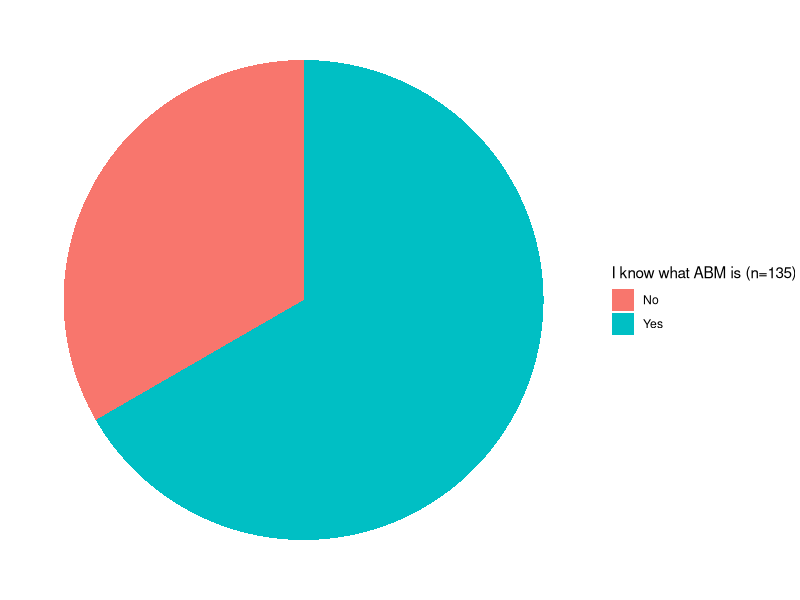
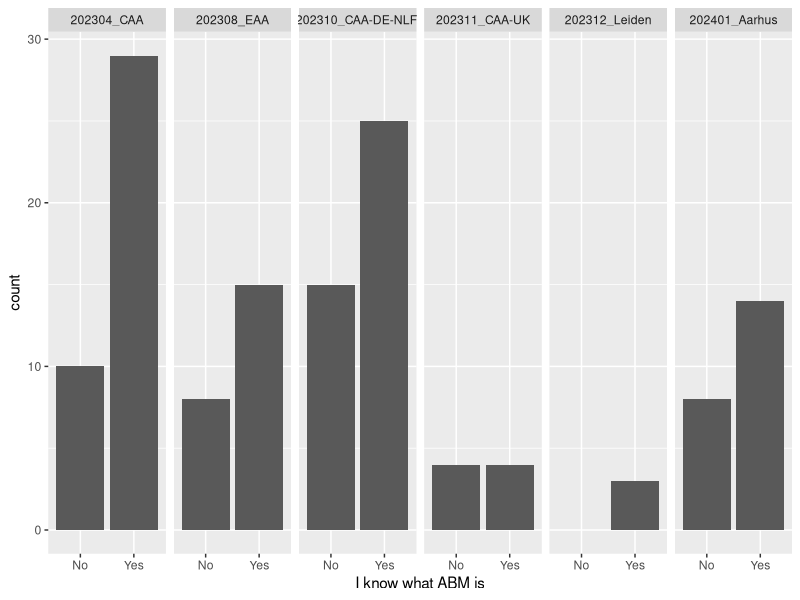
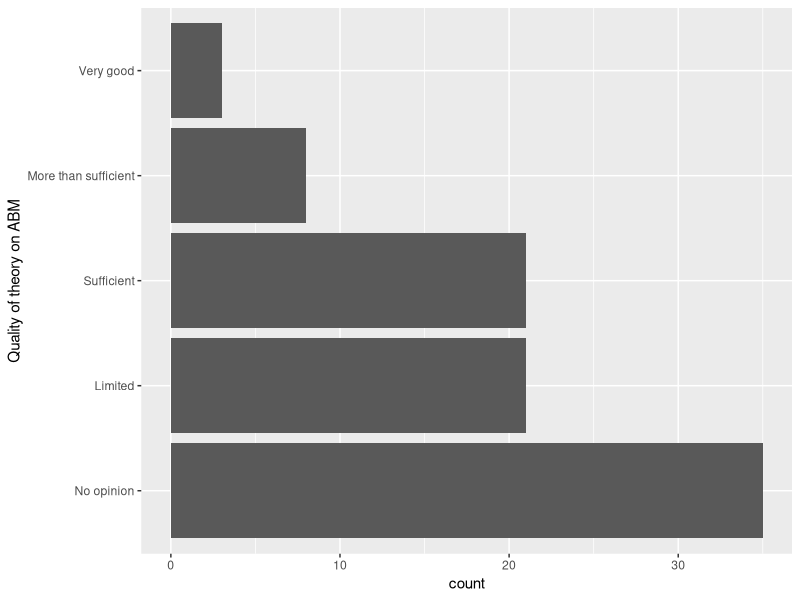
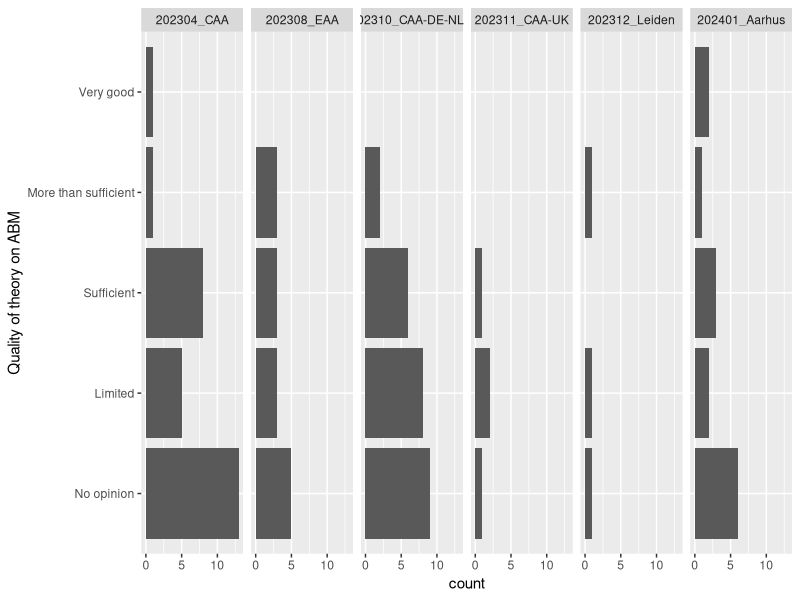
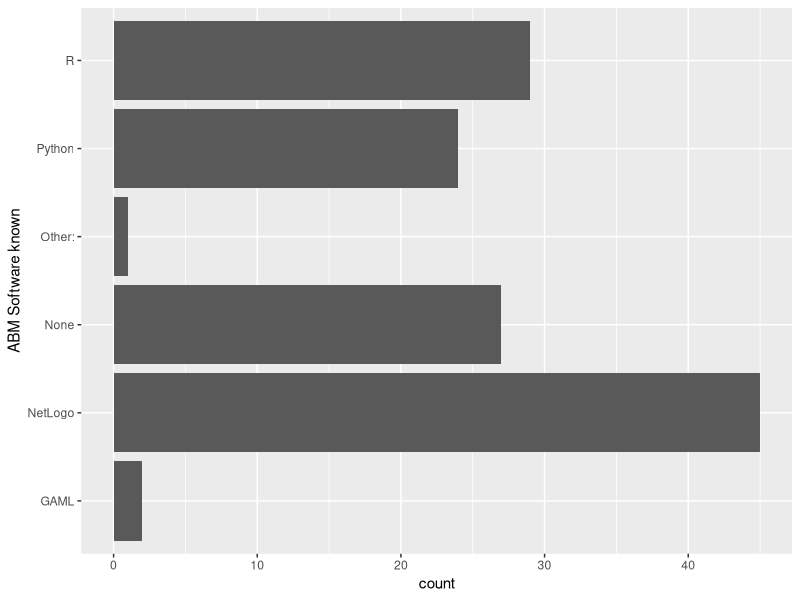
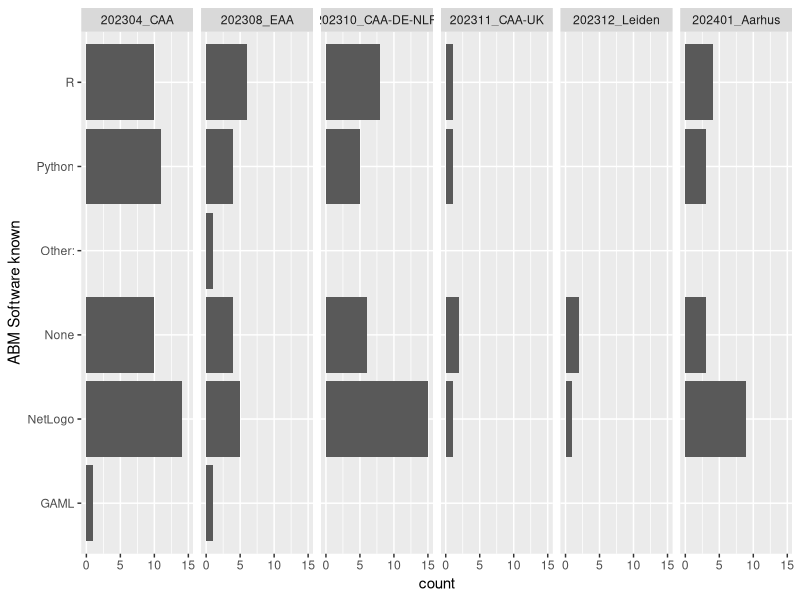
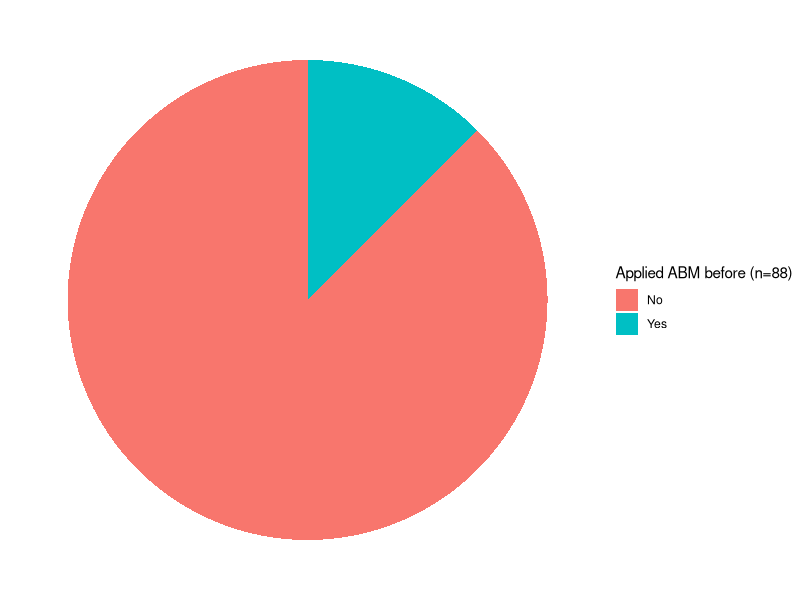
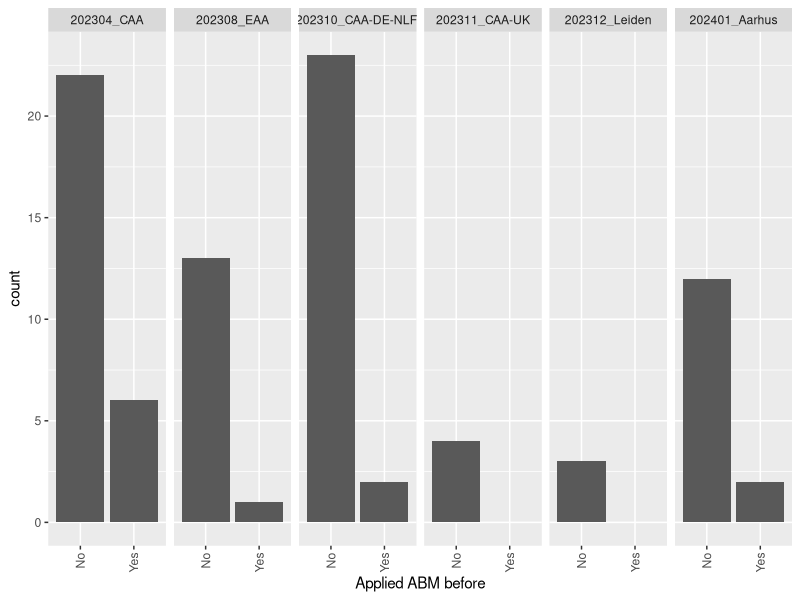

Source code (R) for these figures, in order:
library(tidyverse)

CAA_202304 <- read.csv("data/CAA_202304.csv")
CAA_202304$Workshop <- "202304_CAA"
EAA_202308 <- read.csv("data/EAA_202308.csv")
EAA_202308$Workshop <- "202308_EAA"
CAADENLFl_202310 <- read.csv("data/CAADENLFl_202310.csv")
CAADENLFl_202310$Workshop <- "202310_CAA-DE-NLFl"
CAAUK_202311 <- read.csv("data/CAAUK_202311.csv")
CAAUK_202311$Workshop <- "202311_CAA-UK"
Leiden_202312 <- read.csv("data/Leiden_202312.csv")
Leiden_202312$Workshop <- "202312_Leiden"
Aarhus_202401 <- read.csv("data/Aarhus_online_202401.csv")
Aarhus_202401$Workshop <- "202401_Aarhus"

pre_surveys <-rbind(CAA_202304, EAA_202308, CAADENLFl_202310, CAAUK_202311, Leiden_202312, Aarhus_202401)

write.csv(pre_surveys, "data/pre_workshop_surveys.csv")

# do you know ABM

ggplot(pre_surveys, aes(x = 1, fill = `Do.you.know.what.Agent.Based.Modeling.is.`)) +
  geom_bar() + coord_polar(theta = "y", start=0) + theme_void() +
  scale_fill_discrete(name = paste0("I know what ABM is (n=", sum(!is.na(pre_surveys$Do.you.know.what.Agent.Based.Modeling.is.)), ")"))
ggsave("export/preworkshop/ABM_known_pie.png")

ggplot(pre_surveys, aes(x = `Do.you.know.what.Agent.Based.Modeling.is.`)) +
  geom_bar() + xlab("I know what ABM is") + facet_grid(~Workshop)
ggsave("export/preworkshop/ABM_known_facet.png", width = 10)

# Theory on ABM

pre_surveys %>%
  select(`How.do.you.judge.the.available.theory.on.Agent.Based.Modelling.`) %>%
  filter(`How.do.you.judge.the.available.theory.on.Agent.Based.Modelling.`!="") %>%
  mutate(`How.do.you.judge.the.available.theory.on.Agent.Based.Modelling.` =
           fct_relevel(`How.do.you.judge.the.available.theory.on.Agent.Based.Modelling.`,
                       "No opinion", "Limited", "Sufficient", "More than sufficient", "Very good")) %>%
  ggplot(aes(x = `How.do.you.judge.the.available.theory.on.Agent.Based.Modelling.`)) +
  geom_bar() + xlab("Quality of theory on ABM") + coord_flip() #+ scale_y_continuous(breaks=c(0,2,4,6,8,10))
ggsave("export/preworkshop/ABM_theory_quality.png")

pre_surveys %>%
  select(`How.do.you.judge.the.available.theory.on.Agent.Based.Modelling.`, Workshop) %>%
  filter(`How.do.you.judge.the.available.theory.on.Agent.Based.Modelling.`!="") %>%
  mutate(`How.do.you.judge.the.available.theory.on.Agent.Based.Modelling.` =
           fct_relevel(`How.do.you.judge.the.available.theory.on.Agent.Based.Modelling.`,
                       "No opinion", "Limited", "Sufficient", "More than sufficient", "Very good")) %>%
  ggplot(aes(x = `How.do.you.judge.the.available.theory.on.Agent.Based.Modelling.`)) +
  geom_bar() + xlab("Quality of theory on ABM") + coord_flip() +
  facet_grid(~Workshop) #+ scale_y_continuous(breaks=c(0,2,4,6,8,10))
ggsave("export/preworkshop/ABM_theory_quality_facet.png", width = 10)

# ABM software

pre_surveys$Which.software.do.you.know.for.Agent.Based.Modeling....Selected.Choice <- gsub("Other, please describe:", "Other", pre_surveys$Which.software.do.you.know.for.Agent.Based.Modeling....Selected.Choice)

pre_surveys %>%
  select(`Which.software.do.you.know.for.Agent.Based.Modeling....Selected.Choice`) %>%
  filter(`Which.software.do.you.know.for.Agent.Based.Modeling....Selected.Choice`!="") %>%
  separate_rows(Which.software.do.you.know.for.Agent.Based.Modeling....Selected.Choice, sep = ',\\s*') %>%
  group_by(`Which.software.do.you.know.for.Agent.Based.Modeling....Selected.Choice`) %>%
  ggplot(aes(x=`Which.software.do.you.know.for.Agent.Based.Modeling....Selected.Choice`)) + geom_bar() +
  xlab("ABM Software known") + coord_flip()
ggsave("export/preworkshop/ABM_software_known.png")

pre_surveys %>%
  select(`Which.software.do.you.know.for.Agent.Based.Modeling....Selected.Choice`, Workshop) %>%
  filter(`Which.software.do.you.know.for.Agent.Based.Modeling....Selected.Choice`!="") %>%
  separate_rows(Which.software.do.you.know.for.Agent.Based.Modeling....Selected.Choice, sep = ',\\s*') %>%
  group_by(`Which.software.do.you.know.for.Agent.Based.Modeling....Selected.Choice`) %>%
  ggplot(aes(x=`Which.software.do.you.know.for.Agent.Based.Modeling....Selected.Choice`)) + geom_bar() +
  xlab("ABM Software known") + coord_flip() + facet_grid(~Workshop)
ggsave("export/preworkshop/ABM_software_knownfacet.png", width = 10)

# ABM Applied

pre_surveys$Have.you.ever.applied.Agent.Based.Modelling.[pre_surveys$Have.you.ever.applied.Agent.Based.Modelling.==""] <- NA

ggplot(pre_surveys[!is.na(pre_surveys$Have.you.ever.applied.Agent.Based.Modelling.),], aes(x = 1, fill = `Have.you.ever.applied.Agent.Based.Modelling.`)) +
  geom_bar(na.rm = TRUE) + coord_polar(theta = "y", start=0) + theme_void() +
  scale_fill_discrete(name = paste0("Applied ABM before (n=", sum(!is.na(pre_surveys$Have.you.ever.applied.Agent.Based.Modelling.)), ")"))
ggsave("export/preworkshop/gender_pie.png")

ggplot(pre_surveys[!is.na(pre_surveys$Have.you.ever.applied.Agent.Based.Modelling.),], aes(x = `Have.you.ever.applied.Agent.Based.Modelling.`)) +
  geom_bar() + xlab("Applied ABM before")  +
  theme(axis.text.x = element_text(angle = 90, vjust = 0.5, hjust=1)) +
  facet_grid(~Workshop)
ggsave("export/preworkshop/ABM_applied_before_facet.png", width = 10)

# Computer skills

pre_surveys$Which.computer.skills.do.you.have....Selected.Choice <- gsub("Other, please describe:", "Other", pre_surveys$Which.computer.skills.do.you.have....Selected.Choice)

pre_surveys %>%
  select(`Which.computer.skills.do.you.have....Selected.Choice`) %>%
  separate_rows(`Which.computer.skills.do.you.have....Selected.Choice`, sep = ',\\s*') %>%
  group_by(`Which.computer.skills.do.you.have....Selected.Choice`) %>%
  ggplot(aes(x=`Which.computer.skills.do.you.have....Selected.Choice`)) + geom_bar() +
  xlab("Computer skills") + coord_flip()

ggsave("export/preworkshop/computer_skills.png")

pre_surveys %>%
  select(`Which.computer.skills.do.you.have....Selected.Choice`, Workshop) %>%
  separate_rows(`Which.computer.skills.do.you.have....Selected.Choice`, sep = ',\\s*') %>%
  group_by(`Which.computer.skills.do.you.have....Selected.Choice`) %>%
  ggplot(aes(x=`Which.computer.skills.do.you.have....Selected.Choice`)) + geom_bar() +
  xlab("Computer skills") + coord_flip() + facet_grid(~Workshop)
ggsave("export/preworkshop/computer_skills_facet.png", width = 10)


# Gender
pre_surveys$What.is.your.gender....Selected.Choice[pre_surveys$What.is.your.gender....Selected.Choice==""] <- "Not shared"

ggplot(pre_surveys, aes(x = 1, fill = `What.is.your.gender....Selected.Choice`)) +
  geom_bar() + xlab("Gender") + coord_polar(theta = "y", start=0) + theme_void() +
  scale_fill_discrete(name = paste0("Gender (n=", sum(!is.na(pre_surveys$What.is.your.gender....Selected.Choice)), ")"))
ggsave("export/preworkshop/gender_pie.png")

ggplot(pre_surveys, aes(x = `What.is.your.gender....Selected.Choice`)) +
  geom_bar() + xlab("Gender")  +
  theme(axis.text.x = element_text(angle = 90, vjust = 0.5, hjust=1)) +
  facet_grid(~Workshop)
ggsave("export/preworkshop/gender_bar_facet.png", width = 10)


# age
pre_surveys$What.is.your.age.[pre_surveys$What.is.your.age.==""] <- "Not shared"
pre_surveys$What.is.your.age.[pre_surveys$What.is.your.age.=="Prefer not to share this"] <- "Not shared"
pre_surveys$What.is.your.age.[pre_surveys$What.is.your.age.=="Over 71 years"] <- "71 years or older"

ggplot(pre_surveys, aes(x = `What.is.your.age.`)) +
  geom_bar() + xlab("Age") +
  theme(axis.text.x = element_text(angle = 90, vjust = 0.5, hjust=1))
ggsave("export/preworkshop/age_classes.png")

ggplot(pre_surveys, aes(x = `What.is.your.age.`)) +
  geom_bar() + xlab("Age") + facet_grid(~Workshop) +
  theme(axis.text.x = element_text(angle = 90, vjust = 0.5, hjust=1))
ggsave("export/preworkshop/age_classes_facet.png", width = 10)


#nationality

pre_surveys$What.is.you.nationality....Nationality...Text[pre_surveys$What.is.you.nationality....Nationality...Text=="USA"] <- "American"
pre_surveys$What.is.you.nationality....Nationality...Text[pre_surveys$What.is.you.nationality....Nationality...Text=="United States of America"] <- "American"
pre_surveys$What.is.you.nationality....Nationality...Text[pre_surveys$What.is.you.nationality....Nationality...Text=="American "] <- "American"
pre_surveys$What.is.you.nationality....Nationality...Text[pre_surveys$What.is.you.nationality....Nationality...Text=="UK (Scotland)"] <- "British"
pre_surveys$What.is.you.nationality....Nationality...Text[pre_surveys$What.is.you.nationality....Nationality...Text=="UK"] <- "British"
pre_surveys$What.is.you.nationality....Nationality...Text[pre_surveys$What.is.you.nationality....Nationality...Text=="British / Danish"] <- "British"
pre_surveys$What.is.you.nationality....Nationality...Text[pre_surveys$What.is.you.nationality....Nationality...Text=="British/Canadian"] <- "British"
pre_surveys$What.is.you.nationality....Nationality...Text[pre_surveys$What.is.you.nationality....Nationality...Text=="British/Canadian "] <- "British"
pre_surveys$What.is.you.nationality....Nationality...Text[pre_surveys$What.is.you.nationality....Nationality...Text=="Brazil"] <- "Brazilian"
pre_surveys$What.is.you.nationality....Nationality...Text[pre_surveys$What.is.you.nationality....Nationality...Text=="Spain"] <- "Spanish"
pre_surveys$What.is.you.nationality....Nationality...Text[pre_surveys$What.is.you.nationality....Nationality...Text=="Polish "] <- "Polish"
pre_surveys$What.is.you.nationality....Nationality...Text[pre_surveys$What.is.you.nationality....Nationality...Text=="nl"] <- "Dutch"
pre_surveys$What.is.you.nationality....Nationality...Text[pre_surveys$What.is.you.nationality....Nationality...Text=="Netherlands"] <- "Dutch"
pre_surveys$What.is.you.nationality....Nationality...Text[pre_surveys$What.is.you.nationality....Nationality...Text=="Dutch "] <- "Dutch"
pre_surveys$What.is.you.nationality....Nationality...Text[pre_surveys$What.is.you.nationality....Nationality...Text=="israel"] <- "Israeli"
pre_surveys$What.is.you.nationality....Nationality...Text[pre_surveys$What.is.you.nationality....Nationality...Text=="italian"] <- "Italian"
pre_surveys$What.is.you.nationality....Nationality...Text[pre_surveys$What.is.you.nationality....Nationality...Text=="Italy"] <- "Italian"
pre_surveys$What.is.you.nationality....Nationality...Text[pre_surveys$What.is.you.nationality....Nationality...Text=="Hungary"] <- "Hungarian"
pre_surveys$What.is.you.nationality....Nationality...Text[pre_surveys$What.is.you.nationality....Nationality...Text=="Hungarian "] <- "Hungarian"
pre_surveys$What.is.you.nationality....Nationality...Text[pre_surveys$What.is.you.nationality....Nationality...Text=="Hungary "] <- "Hungarian"
pre_surveys$What.is.you.nationality....Nationality...Text[pre_surveys$What.is.you.nationality....Nationality...Text=="greek"] <- "Greek"
pre_surveys$What.is.you.nationality....Nationality...Text[pre_surveys$What.is.you.nationality....Nationality...Text=="Germany"] <- "German"
pre_surveys$What.is.you.nationality....Nationality...Text[pre_surveys$What.is.you.nationality....Nationality...Text=="german"] <- "German"
pre_surveys$What.is.you.nationality....Nationality...Text[pre_surveys$What.is.you.nationality....Nationality...Text=="China"] <- "Chinese"
pre_surveys$What.is.you.nationality....Nationality...Text[pre_surveys$What.is.you.nationality....Nationality...Text=="Belgium"] <- "Belgian"
pre_surveys$What.is.you.nationality....Nationality...Text[pre_surveys$What.is.you.nationality....Nationality...Text=="Belgium "] <- "Belgian"
pre_surveys$What.is.you.nationality....Nationality...Text[pre_surveys$What.is.you.nationality....Nationality...Text=="Belg"] <- "Belgian"
pre_surveys$What.is.you.nationality....Nationality...Text[pre_surveys$What.is.you.nationality....Nationality...Text=="czech"] <- "Czech"
pre_surveys$What.is.you.nationality....Nationality...Text[pre_surveys$What.is.you.nationality....Nationality...Text=="cz"] <- "Czech"
pre_surveys$What.is.you.nationality....Nationality...Text[pre_surveys$What.is.you.nationality....Nationality...Text=="Argentinian/Venezuelan/Italian"] <- "Argentinian"
pre_surveys$What.is.you.nationality....Nationality...Text[pre_surveys$What.is.you.nationality....Nationality...Text=="Austrian"] <- "Austrian"
pre_surveys$What.is.you.nationality....Nationality...Text[pre_surveys$What.is.you.nationality....Nationality...Text=="New Zealand"] <- "New Zealander"

ggplot(pre_surveys, aes(x = `What.is.you.nationality....Nationality...Text`)) +
  geom_bar() +  coord_flip() + xlab("Nationality")
ggsave("export/preworkshop/nationality.png")

ggplot(pre_surveys, aes(x = `What.is.you.nationality....Nationality...Text`)) +
  geom_bar() +  coord_flip() + xlab("Nationality") + facet_grid(~Workshop)
ggsave("export/preworkshop/nationality.png", width = 10)


# student

pre_surveys$Which.of.the.option.below.applies.to.you.[pre_surveys$Which.of.the.option.below.applies.to.you.==""] <- "Not Shared"
ggplot(pre_surveys, aes(x = 1, fill = `Which.of.the.option.below.applies.to.you.`)) +
  geom_bar() + coord_polar(theta = "y", start=0) + theme_void() +
  scale_fill_discrete(name = paste0("Student or working (n=", sum(!is.na(pre_surveys$Which.of.the.option.below.applies.to.you.)), ")"))
ggsave("export/preworkshop/student_working_pie.png")


ggplot(pre_surveys, aes(x = `Which.of.the.option.below.applies.to.you.`)) +
  geom_bar() +  facet_grid(~Workshop) + xlab("Student or working") +
  theme(axis.text.x = element_text(angle = 90, vjust = 0.5, hjust=1))
ggsave("export/preworkshop/student_working_bar_facet.png", width = 10)

